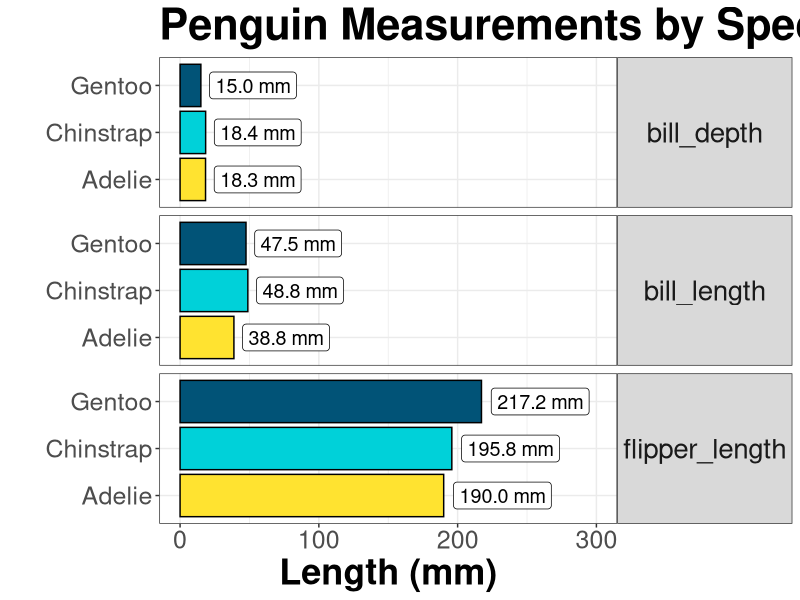

The R script that drew this image:
## ---- chunk 1
library(tidyverse)

palmerpenguins::penguins %>%
  group_by(species) %>%
  summarise(across(starts_with('fli'), ~ scales::number(mean(.x, na.rm = TRUE),.1))) %>%
  knitr::kable(caption='Penguin Measurements by Species')
## ---- chunk 2
#| fig-align: "center"
#| fig.alt: "Column chart of penguin flipper and bill measurements by species"
#| fig.width: 10
#| fig.height: 14
palmerpenguins::penguins %>%
  group_by(species) %>%
  summarise(across(ends_with('mm'), ~ mean(.x, na.rm = TRUE))) %>%
  pivot_longer(2:4) %>%
  mutate(name=str_sub(name,1,-4)) %>%
  ggplot(aes(x=value,y=species,fill=species,label=scales::number(value,.1,suffix=' mm'))) +
  geom_col(position = 'dodge',color='black') +
  geom_label(fill='white',hjust=-.1,size=5) +
  facet_grid(name~.,scales = 'free_y') +
  scale_fill_manual(values = c('#FFE330','#00D1D9','#015377')) +
  theme_bw() +
  scale_x_continuous(limits = c(0,300)) +
  labs(title='Penguin Measurements by Species',
       x='Length (mm)',y='') +
  theme(legend.position = 'None',
        strip.text.y = element_text(angle=0,size=20),
        axis.text = element_text(size=18),
        axis.text.x = element_text(size = 18),
        axis.text.y = element_text(size=18),
        title = element_text(face='bold',size=26))
